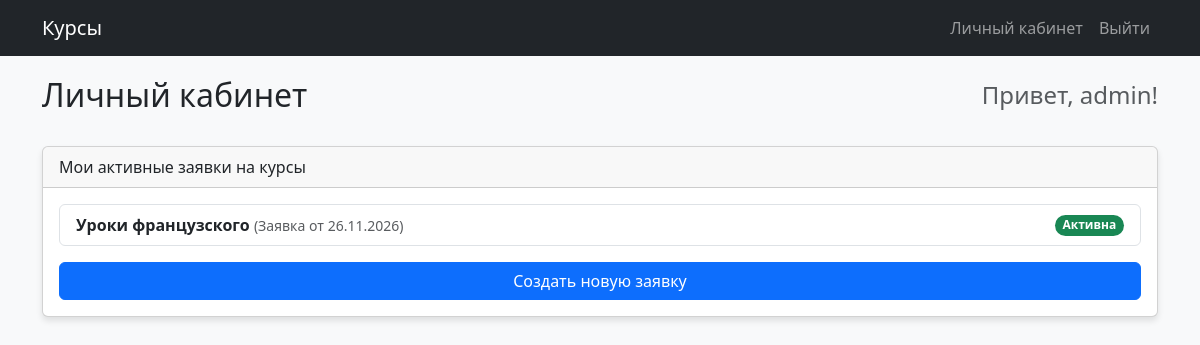
/cabinet/ (signed in), run on an earlier commit of the app's database.
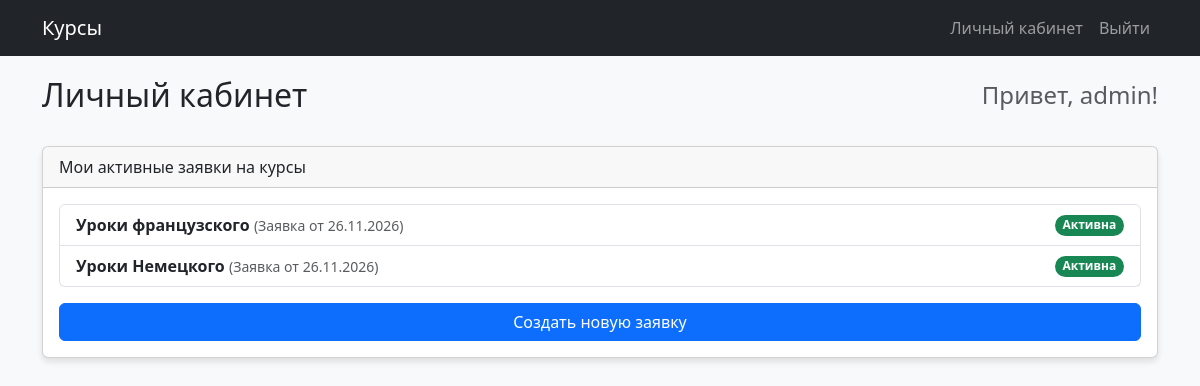
And on a later commit of the database.
### app/models.py (models this page shows, shortened)
class UserWithPhone(AbstractUser):
    phone = models.CharField(
        "Номер телефона",
        max_length=17,
        validators=[
        RegexValidator (r'^\+?8?\(?9\d{2}\)?\s?\d{3}-?\d{2}-?\d{2}$',
                message="Формат: +7(999) 123-45-67 или 89991234567")
        ]
    )

class Application(models.Model):
    user = models.ForeignKey(User, on_delete=models.CASCADE, verbose_name="Пользователь")
    service = models.ForeignKey(Service, on_delete=models.CASCADE, verbose_name="Курс")
    created_at = models.DateTimeField(auto_now_add=True, verbose_name="Дата создания")

class Service(models.Model):
    name = models.CharField('Название услуги', max_length=255)
    price = models.DecimalField('Цена', max_digits=10, decimal_places=2)
    image = models.ImageField('Изображение', upload_to='courses/', blank=True, null=True)
    duration = models.CharField('Длительность', max_length=50, default='Не указана')

### app/views.py (the view)
# urls.py: path('cabinet/', views.PersonalCabinetView.as_view(), name='cabinet'),
class PersonalCabinetView(LoginRequiredMixin, TemplateView):
    template_name = "cabinet.html"

### app/templates/cabinet.html (shortened to what this page needs)
{% extends 'base.html' %}
{% block content %}
<div class="d-flex justify-content-between align-items-center mb-4 mt-3">
    <h2>Личный кабинет</h2>
    <h4 class="text-muted">Привет, {{ user.username }}!</h4>
</div>
<div class="card">
    <div class="card-header">Мои активные заявки на курсы</div>
    <div class="card-body">
        <ul class="list-group mb-3">
            {% for app in user.application_set.all %}
                <li class="list-group-item d-flex justify-content-between align-items-center">
                    <div>
                        <strong>{{ app.service.name }}</strong>
                        <span class="text-muted small">(Заявка от {{ app.created_at|date:"d.m.Y" }})</span>
                    </div>
                    <span class="badge bg-success rounded-pill">Активна</span>
                </li>
            {% empty %}
                <li class="list-group-item text-center text-muted">У вас пока нет заявок.</li>
            {% endfor %}
        </ul>
        <a href="{% url 'application_create' %}" class="btn btn-primary w-100">Создать новую заявку</a>
    </div>
</div>
{% endblock %}

### app/templates/base.html (shortened to what this page needs)
<!DOCTYPE html>
<html lang="ru">
<head>
    <link href="https://cdn.jsdelivr.net/npm/bootstrap@5.3.0/dist/css/bootstrap.min.css" rel="stylesheet">
</head>
<body>
    <nav class="navbar navbar-expand-lg navbar-dark bg-dark">
        <div class="container">
            <a class="navbar-brand" href="{% url 'course_list' %}">Курсы</a>
            <div class="collapse navbar-collapse">
                <ul class="navbar-nav ms-auto">
                    {% if user.is_authenticated %}
                        <li class="nav-item">
                            <a class="nav-link" href="{% url 'cabinet' %}">Личный кабинет</a>
                        </li>
                        <li class="nav-item">
                            <form action="{% url 'logout' %}" method="post" class="d-inline">
                                <button type="submit" class="nav-link btn btn-link" style="text-decoration: none; color: rgba(255,255,255,.55);">Выйти</button>
                            </form>
                        </li>
                    {% else %}
                        <li class="nav-item"><a class="nav-link" href="{% url 'login' %}">Вход</a></li>
                        <li class="nav-item"><a class="nav-link" href="{% url 'register' %}">Регистрация</a></li>
                    {% endif %}
                </ul>
            </div>
        </div>
    </nav>
    <div class="container">
        {% block content %}
        {% endblock %}
    </div>
</body>
</html>

### app/templates/base.html (style rules this page uses)
body { background-color: #f8f9fa; }
.navbar { margin-bottom: 20px; }
.card { box-shadow: 0 4px 6px rgba(0,0,0,0.1); }

What changed in the data, as far as the page shows it:
added Application: service.name "Уроки Немецкого", created_at "26.11.2026"
